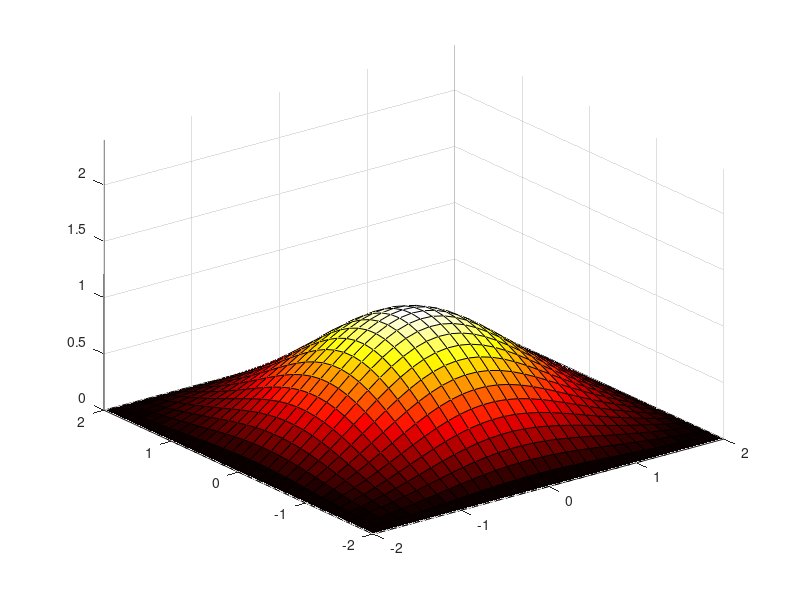

Source code (MATLAB):
function diff2d_constD
clear all;
close all;

% use surf() function for visualization

xmax=2;
ymax=2;
deltaT = 0.1;
D=0.05;
% dx=D*(deltaT)/()
% dy=

xwidth=31;
ywidth=31;
x=linspace(-xmax,xmax,xwidth);
diffx=diff(x);
dx=diffx(1);
y=linspace(-ymax,ymax,ywidth);
diffy=diff(y);
dy=diffy(1);
[X,Y]=meshgrid(x,y);
dix=D*deltaT/(dx)^2
diy=D*deltaT/(dy)^2

%initialize
radius=1;
Amp=xmax;
f = Amp*(X.^2+Y.^2<=radius);
% contour(X,Y,f)
shading interp
% shading flat;
surf(X,Y,f);
zlim([0 Amp*1.2]);
% contourf(X,Y,f)
% imagesc(f);
axis equal;
% az = 0;
% el = 90;
% view(az, el);
colormap(hot);

% writerObj = VideoWriter('newfile.avi');
% open(writerObj);

f_next=f;
for t=1:30
    for m=2:ywidth-1 %yscan
        for n=2:xwidth-1 %xscan
            f_next(m,n) = f(m,n) + dix*(f(m,n+1)-2*f(m,n)+f(m,n-1))+...
                diy*(f(m+1,n)-2*f(m,n)+f(m-1,n));
            f=f_next;
        end

        %     contourf(X,Y,f)
        surf(X,Y,f);
        zlim([0 Amp*1.2]);
        colormap(hot);
%         az = 0;
%         el = 90;
%         view(az, el);
        drawnow;
        zlim([0 Amp*1.2]);

%         frame = getframe(gcf);
%         writeVideo(writerObj, frame);

    end
    fprintf('t=%d \n',t);    
end

% close(writerObj);


end
